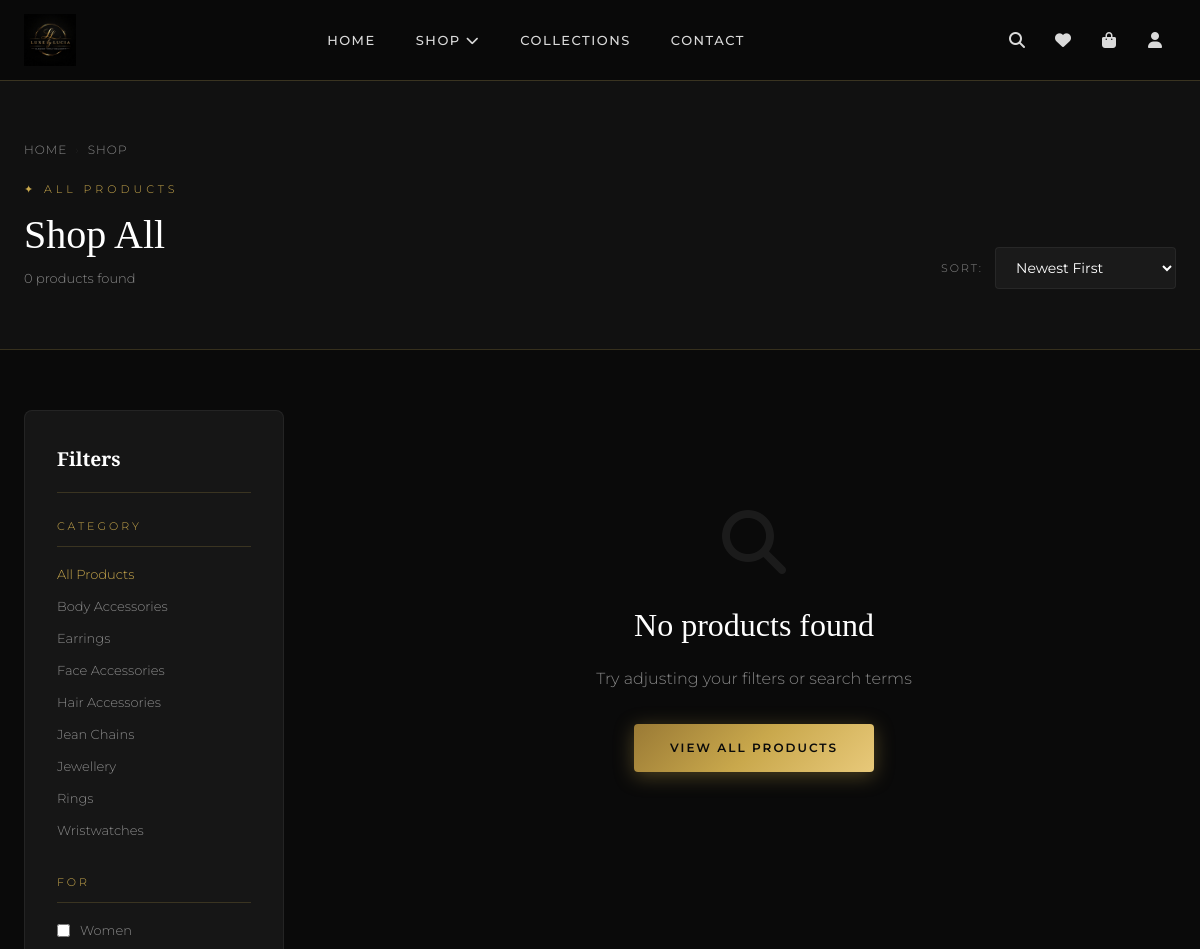
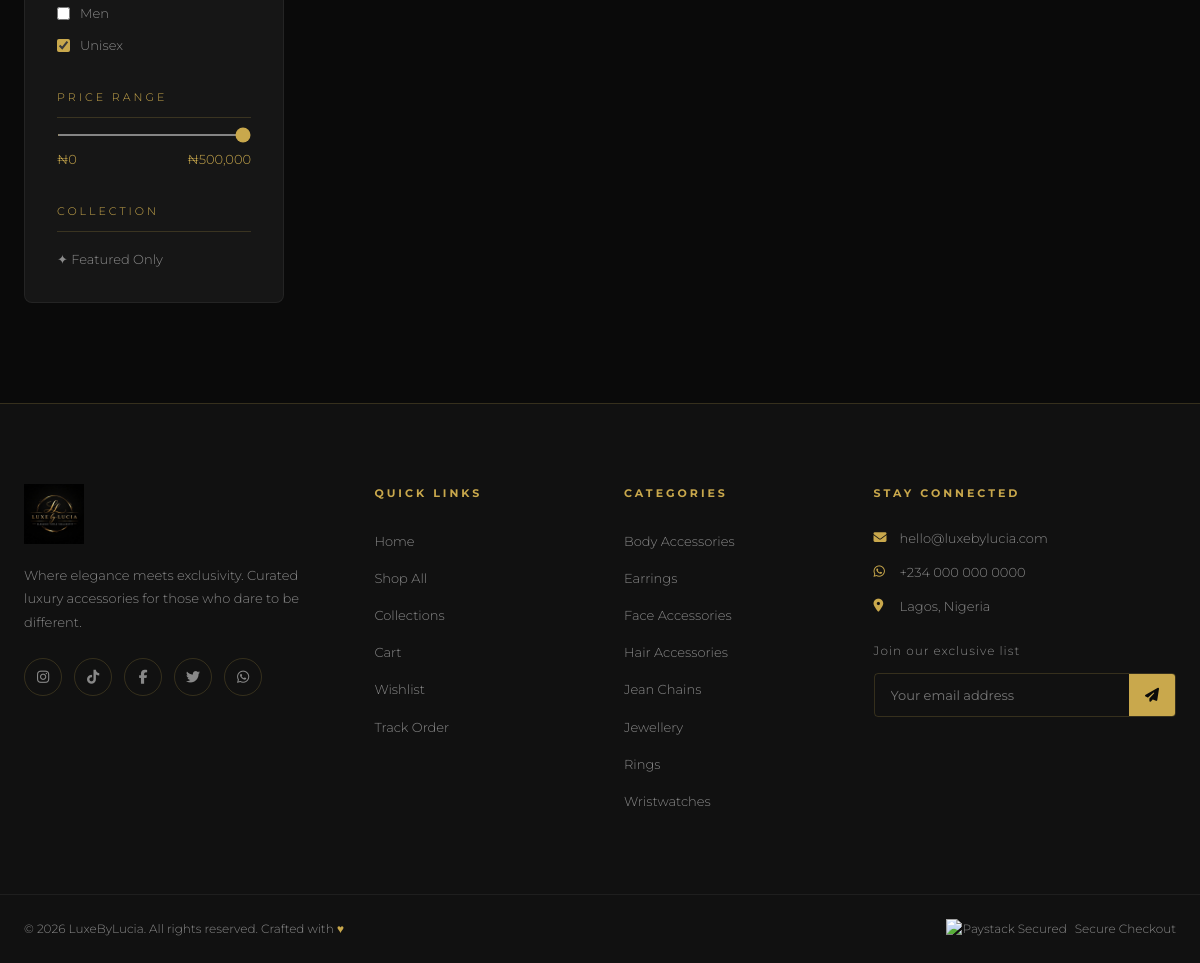
The page /shop.php on the database its author committed (2 pictures, top to bottom).
### tables this page shows
CREATE TABLE IF NOT EXISTS categories (
    id INT AUTO_INCREMENT PRIMARY KEY,
    name VARCHAR(100) NOT NULL,
    slug VARCHAR(100) NOT NULL UNIQUE,
    description TEXT,
    image VARCHAR(255),
    created_at TIMESTAMP DEFAULT CURRENT_TIMESTAMP
);

### includes/functions.php (called while the page is built, shortened)
<?php
function e($string) {
    return htmlspecialchars($string, ENT_QUOTES, 'UTF-8');
}
function isLoggedIn() {
    return isset($_SESSION['user_id']);
}
function getCategories($pdo) {
    return $pdo->query("SELECT * FROM categories ORDER BY name ASC")->fetchAll();
}

### shop.php (the view, shortened to what this page needs)
<?php
require_once __DIR__ . '/includes/header.php';
$categorySlug = trim($_GET['category'] ?? '');
$search       = trim($_GET['q'] ?? '');
$sort         = $_GET['sort'] ?? 'newest';
$featured     = isset($_GET['featured']);
$page         = max(1, (int)($_GET['page'] ?? 1));
$perPage      = 12;
$offset       = ($page - 1) * $perPage;
$where  = ["p.status='active'"];
$params = [];
$whereSQL = implode(' AND ', $where);
$orderSQL = match($sort) {
    'price_asc'  => 'p.price ASC',
    'price_desc' => 'p.price DESC',
    'popular'    => 'avg_rating DESC',
    default      => 'p.created_at DESC',
};
$countStmt = $pdo->prepare("
    SELECT COUNT(DISTINCT p.id) FROM products p
    JOIN categories c ON p.category_id = c.id
    WHERE $whereSQL
");
$countStmt->execute($params);
$totalProducts = (int)$countStmt->fetchColumn();
$productStmt = $pdo->prepare("
    SELECT p.*, c.name AS category_name, c.slug AS category_slug,
           AVG(r.rating) AS avg_rating, COUNT(DISTINCT r.id) AS review_count
    FROM products p
    JOIN categories c ON p.category_id = c.id
    LEFT JOIN reviews r ON r.product_id = p.id AND r.status='approved'
    WHERE $whereSQL
    GROUP BY p.id
    ORDER BY $orderSQL
    LIMIT $perPage OFFSET $offset
");
$productStmt->execute($params);
$products = $productStmt->fetchAll();
$activeCategory = null;
?>
<div style="padding:120px 0 60px; background:var(--black-soft); border-bottom:1px solid var(--border)">
    <div class="container">
        <div class="breadcrumb">
            <a href="index.php">Home</a>
            <span>›</span>
            <a href="shop.php">Shop</a>
        </div>
        <div style="display:flex; align-items:flex-end; justify-content:space-between; flex-wrap:wrap; gap:16px">
            <div>
                <p class="section-label">✦ <?= $featured ? 'Featured Collection' : ($activeCategory ? e($activeCategory['name']) : 'All Products') ?></p>
                <h1 class="section-title" style="margin:0; font-size:2.5rem">
                    <?= $activeCategory ? e($activeCategory['name']) : ($search ? 'Results for "'.$search.'"' : 'Shop All') ?>
                </h1>
                <p style="color:var(--white-muted); margin-top:8px; font-size:13px">
                    <?= $totalProducts ?> <?= $totalProducts === 1 ? 'product' : 'products' ?> found
                </p>
            </div>
            <div style="display:flex; align-items:center; gap:12px">
                <label style="font-size:11px; letter-spacing:2px; color:var(--white-muted); text-transform:uppercase">Sort:</label>
                <select onchange="applySortFilter(this.value)" class="form-control" style="padding:10px 16px; min-width:180px">
                    <option value="newest"     <?= $sort==='newest'     ?'selected':'' ?>>Newest First</option>
                </select>
            </div>
        </div>
    </div>
</div>
<section style="background:var(--black); padding:60px 0 100px">
    <div class="container">
        <div class="shop-layout">
            <aside class="filter-sidebar">
                <h3 style="font-family:var(--font-serif); font-size:1.2rem; margin-bottom:24px; padding-bottom:16px; border-bottom:1px solid var(--border)">
                    Filters
                </h3>
                <div class="filter-group">
                    <div class="filter-title">Category</div>
                    <div class="filter-options">
                        <a href="shop.php" class="filter-option <?= !$categorySlug ? 'active' : '' ?>">
                            All Products
                        </a>
                        <?php foreach ($categories as $cat): ?>
                        <a href="shop.php?category=<?= e($cat['slug']) ?><?= $sort !== 'newest' ? '&sort='.$sort : '' ?>"
                           class="filter-option <?= $categorySlug === $cat['slug'] ? 'active' : '' ?>">
                            <?= e($cat['name']) ?>
                        </a>
                        <?php endforeach; ?>
                    </div>
                </div>
                <div class="filter-group">
                    <div class="filter-title">For</div>
                    <div class="filter-options">
                        <label class="filter-option">
                            <input type="checkbox" onchange="applyGenderFilter('female')"> Women
                        </label>
                        <label class="filter-option">
                            <input type="checkbox" onchange="applyGenderFilter('male')"> Men
                        </label>
                        <label class="filter-option">
                            <input type="checkbox" checked onchange="applyGenderFilter('unisex')"> Unisex
                        </label>
                    </div>
                </div>
                <div class="filter-group">
                    <div class="filter-title">Price Range</div>
                    <div class="price-range">
                        <input type="range" min="0" max="500000" step="1000" value="500000" id="priceRange"
                               oninput="document.getElementById('priceMax').textContent='₦'+Number(this.value).toLocaleString()">
                        <div class="price-display">
                            <span>₦0</span>
                            <span id="priceMax">₦500,000</span>
                        </div>
                    </div>
                </div>
                <div class="filter-group">
                    <div class="filter-title">Collection</div>
                    <div class="filter-options">
                        <a href="shop.php?featured=1" class="filter-option <?= $featured ? 'active' : '' ?>">
                            ✦ Featured Only
                        </a>
                    </div>
                </div>
            </aside>
            <div>
                <?php if (empty($products)): ?>
                <div class="empty-state">
                    <i class="fa fa-search"></i>
                    <h3>No products found</h3>
                    <p>Try adjusting your filters or search terms</p>
                    <a href="shop.php" class="btn btn-gold">View All Products</a>
                </div>
                <?php endif; ?>
            </div>
        </div>
    </div>
</section>
<?php require_once __DIR__ . '/includes/footer.php'; ?>

### includes/header.php (shortened to what this page needs)
<?php
require_once __DIR__ . '/db.php';
require_once __DIR__ . '/functions.php';
$categories    = getCategories($pdo);
$currentPage   = basename($_SERVER['PHP_SELF']);
?>
<!DOCTYPE html>
<html lang="en">
<head>
    <link rel="stylesheet" href="https://cdnjs.cloudflare.com/ajax/libs/font-awesome/6.5.0/css/all.min.css">
    <link rel="stylesheet" href="<?= SITE_URL ?>/assets/css/main.css">
</head>
<body class="<?= str_replace('.php', '', $currentPage) ?>-page">
<nav class="navbar" id="navbar">
    <div class="nav-container">
        <a href="<?= SITE_URL ?>/index.php" class="nav-logo">
            <img src="<?= SITE_URL ?>/assets/images/logo.png" alt="LuxeByLucia">
        </a>
        <div class="nav-menu" id="navMenu">
            <ul class="nav-links">
                <li><a href="<?= SITE_URL ?>/index.php" class="<?= $currentPage==='index.php'?'active':'' ?>">Home</a></li>
                <li class="has-dropdown">
                    <a href="<?= SITE_URL ?>/shop.php">Shop <i class="fa fa-chevron-down"></i></a>
                </li>
                <li><a href="<?= SITE_URL ?>/shop.php?featured=1">Collections</a></li>
                <li><a href="<?= SITE_URL ?>/index.php#contact">Contact</a></li>
            </ul>
        </div>
        <div class="nav-actions">
            <button class="nav-action-btn" id="searchToggle" aria-label="Search">
                <i class="fa fa-search"></i>
            </button>
            <a href="<?= SITE_URL ?>/wishlist.php" class="nav-action-btn" aria-label="Wishlist">
                <i class="fa fa-heart"></i>
            </a>
            <a href="<?= SITE_URL ?>/cart.php" class="nav-action-btn" aria-label="Cart">
                <i class="fa fa-shopping-bag"></i>
            </a>
            <?php if (isLoggedIn()): ?>
            <div class="user-dropdown">
                <button class="nav-action-btn">
                    <i class="fa fa-user"></i>
                </button>
                <ul class="user-menu">
                    <li><span class="user-name">Hello, <?= e($_SESSION['first_name']) ?></span></li>
                    <li><a href="<?= SITE_URL ?>/orders.php"><i class="fa fa-box"></i> My Orders</a></li>
                    <li><a href="<?= SITE_URL ?>/wishlist.php"><i class="fa fa-heart"></i> Wishlist</a></li>
                    <?php if (isAdmin()): ?>
                    <li><a href="<?= SITE_URL ?>/admin/index.php"><i class="fa fa-cog"></i> Admin Panel</a></li>
                    <?php endif; ?>
                    <li><a href="<?= SITE_URL ?>/logout.php"><i class="fa fa-sign-out-alt"></i> Logout</a></li>
                </ul>
            </div>
            <?php else: ?>
            <a href="<?= SITE_URL ?>/login.php" class="nav-action-btn" aria-label="Login">
                <i class="fa fa-user"></i>
            </a>
            <?php endif; ?>
        </div>
    </div>
    <div class="search-bar" id="searchBar">
        <div class="search-inner">
            <input type="text" id="searchInput" placeholder="Search products, categories..." autocomplete="off">
        </div>
    </div>
</nav>

### includes/footer.php (shortened to what this page needs)
<footer class="footer">
    <div class="footer-top">
        <div class="container">
            <div class="footer-grid">
                <div class="footer-col footer-brand">
                    <img src="<?= SITE_URL ?>/assets/images/logo.png" alt="LuxeByLucia" class="footer-logo">
                    <p>Where elegance meets exclusivity. Curated luxury accessories for those who dare to be different.</p>
                    <div class="social-links">
                        <a href="#" aria-label="Instagram"><i class="fab fa-instagram"></i></a>
                        <a href="#" aria-label="TikTok"><i class="fab fa-tiktok"></i></a>
                        <a href="#" aria-label="Facebook"><i class="fab fa-facebook-f"></i></a>
                        <a href="#" aria-label="Twitter"><i class="fab fa-twitter"></i></a>
                        <a href="#" aria-label="WhatsApp"><i class="fab fa-whatsapp"></i></a>
                    </div>
                </div>
                <div class="footer-col">
                    <h4 class="footer-heading">Quick Links</h4>
                    <ul class="footer-links">
                        <li><a href="<?= SITE_URL ?>/index.php">Home</a></li>
                        <li><a href="<?= SITE_URL ?>/shop.php">Shop All</a></li>
                        <li><a href="<?= SITE_URL ?>/shop.php?featured=1">Collections</a></li>
                        <li><a href="<?= SITE_URL ?>/cart.php">Cart</a></li>
                        <li><a href="<?= SITE_URL ?>/wishlist.php">Wishlist</a></li>
                        <li><a href="<?= SITE_URL ?>/orders.php">Track Order</a></li>
                    </ul>
                </div>
                <div class="footer-col">
                    <h4 class="footer-heading">Categories</h4>
                    <ul class="footer-links">
                        <?php foreach ($categories as $cat): ?>
                        <li><a href="<?= SITE_URL ?>/shop.php?category=<?= e($cat['slug']) ?>"><?= e($cat['name']) ?></a></li>
                        <?php endforeach; ?>
                    </ul>
                </div>
                <div class="footer-col">
                    <h4 class="footer-heading">Stay Connected</h4>
                    <div class="footer-contact">
                        <p><i class="fa fa-envelope"></i> hello@luxebylucia.com</p>
                        <p><i class="fab fa-whatsapp"></i> +234 000 000 0000</p>
                        <p><i class="fa fa-map-marker-alt"></i> Lagos, Nigeria</p>
                    </div>
                    <div class="newsletter">
                        <p>Join our exclusive list</p>
                        <form class="newsletter-form" id="newsletterForm">
                            <input type="email" placeholder="Your email address" required>
                            <button type="submit"><i class="fa fa-paper-plane"></i></button>
                        </form>
                    </div>
                </div>
            </div>
        </div>
    </div>
    <div class="footer-bottom">
        <div class="container">
            <p>&copy; <?= date('Y') ?> LuxeByLucia. All rights reserved. Crafted with <span class="gold">♥</span></p>
            <div class="footer-payment">
                <img src="https://img.shields.io/badge/Paystack-Secured-blue?style=flat" alt="Paystack Secured">
                <span>Secure Checkout</span>
            </div>
        </div>
    </div>
</footer>
</body>
</html>

### rows shown on the page
categories: name "Body Accessories"
categories: name "Earrings"
categories: name "Face Accessories"
categories: name "Hair Accessories"
categories: name "Jean Chains"
categories: name "Jewellery"
categories: name "Rings"
categories: name "Wristwatches"

### other values the page prints
$totalProducts "0"
